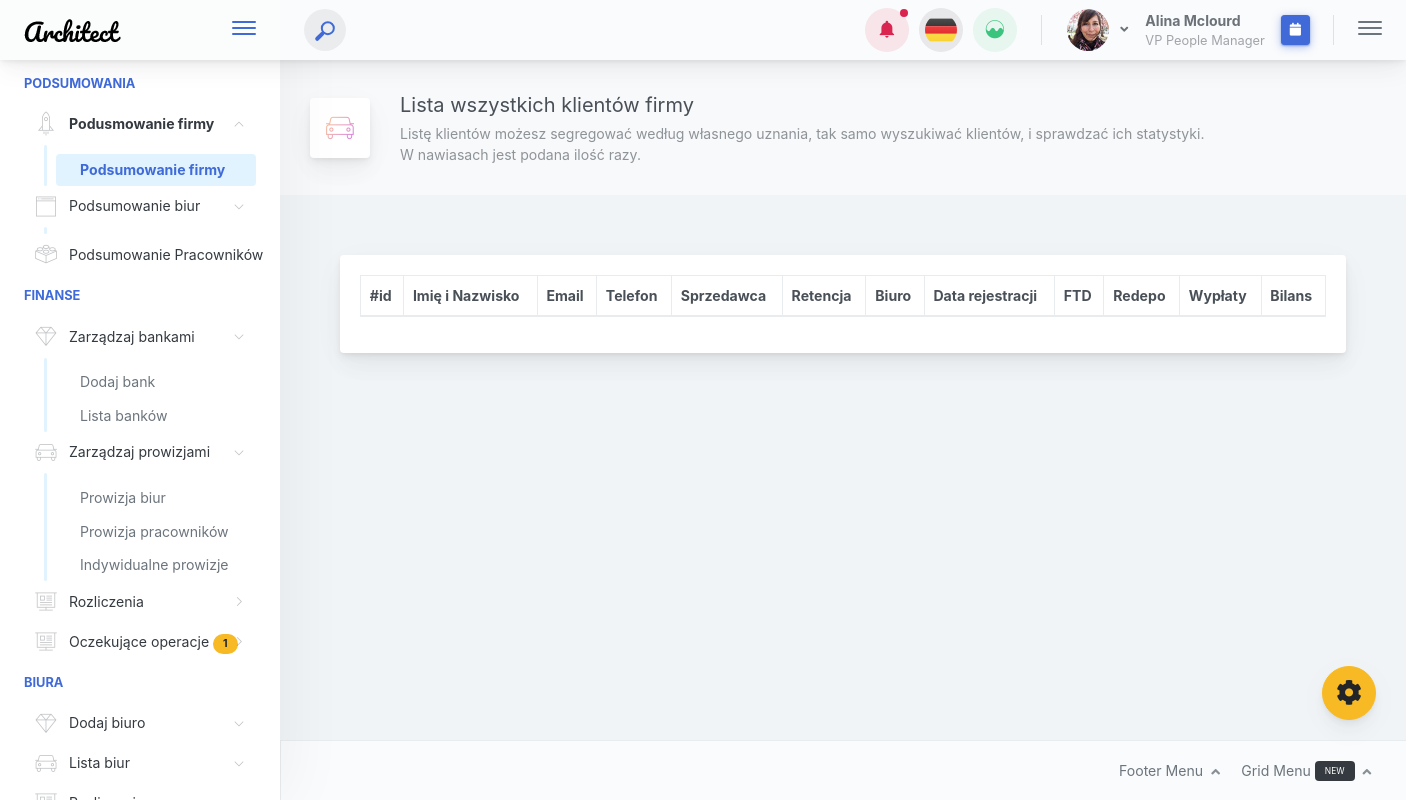
Before: /crm/ClientList with the older database file.
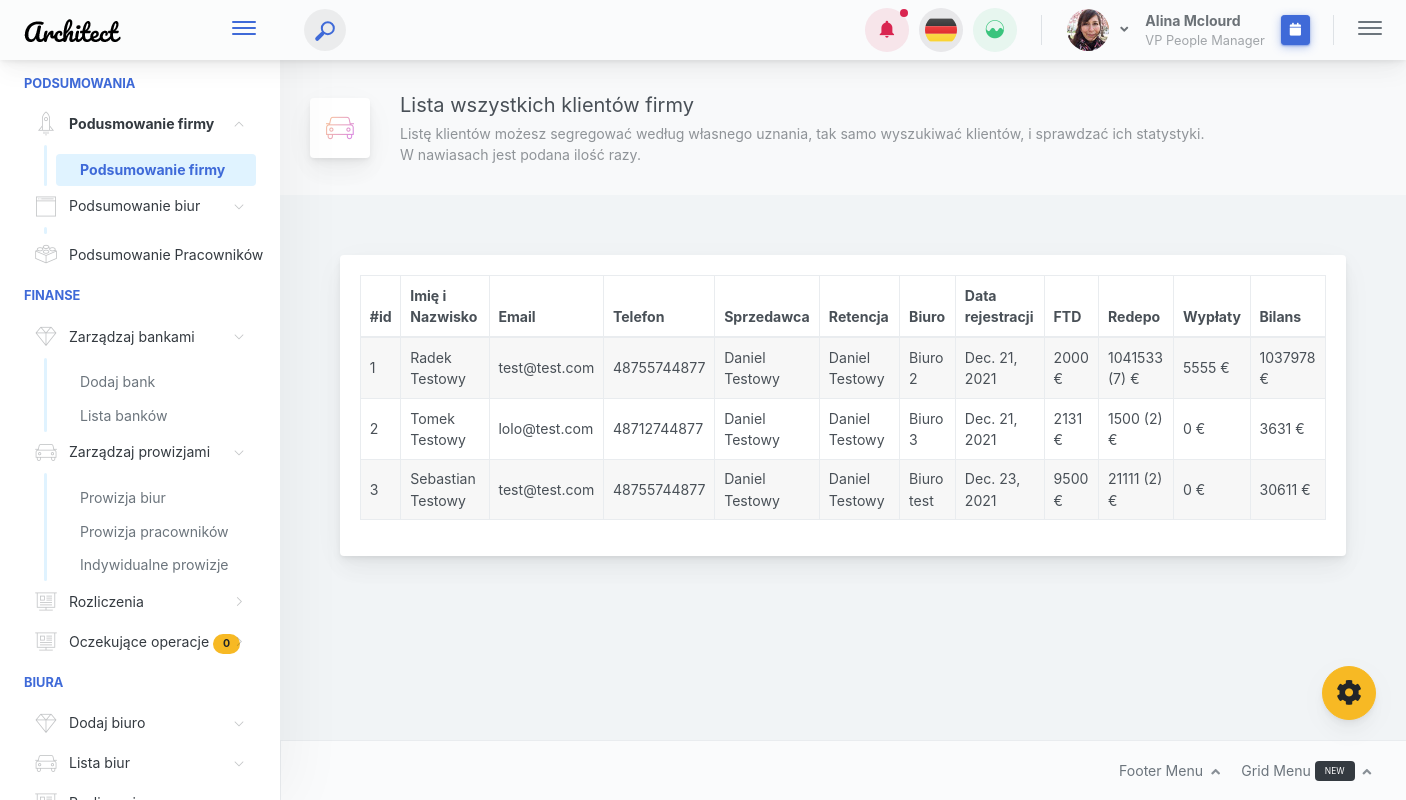
After: the same page with the newer database file.
### crm/models.py (models this page shows, shortened)
class Client(models.Model):
    class Meta:
        verbose_name = 'Client'
        verbose_name_plural = 'Client'
    name = models.CharField(max_length=64)
    lastname = models.CharField(max_length=64)
    phone = models.DecimalField(max_digits=20, decimal_places=0)
    email = models.EmailField(max_length=64, null=True)
    salesman = models.ForeignKey(Employee, on_delete=models.CASCADE, related_name='salesman')
    retention = models.ForeignKey(Employee, on_delete=models.CASCADE, related_name='retention')
    reg_time = models.DateField(blank=True, null=True)
    office = models.ForeignKey(Office, on_delete=models.CASCADE, blank=True, null=True)
    active = models.BooleanField(default=False)
    @property
    def stats_ftd(self):
        cash_ftd = Operation.objects.filter(client_id=self.id).filter(type_id=4).filter(status_id=5).aggregate(
            Sum('cash')).get('cash__sum')
        if cash_ftd is None:
            cash_ftd = 0
        return cash_ftd
    @property
    def stats_depo(self):
        cash_depo = Operation.objects.filter(client_id=self.id).filter(type_id=2).filter(status_id=5).aggregate(
            Sum('cash')).get('cash__sum')
        if cash_depo is None:
            cash_depo = 0
        return cash_depo
    @property
    def stats_wd(self):
        cash_wd = Operation.objects.filter(client_id=self.id).filter(type_id=3).filter(status_id=5).aggregate(
            Sum('cash')).get('cash__sum')
        if cash_wd is None:
            cash_wd = 0
        return cash_wd
    @property
    def stats_all(self):
        cash_ba = Operation.objects.filter(client_id=self.id).filter(status_id=5).aggregate(
            Sum('cash')).get('cash__sum')
        cash_wd = Operation.objects.filter(client_id=self.id).filter(
            type_id=3).filter(
            status_id=5).aggregate(Sum('cash')).get('cash__sum')
        if cash_ba is None: cash_ba = 0
        if cash_wd is None:
            cash_wd = 0
        cash_balance = cash_ba - (2 * cash_wd)
        return cash_balance

class Employee(models.Model):
    class Meta:
        verbose_name = 'Employee'
        verbose_name_plural = 'Employee'
    name = models.CharField(max_length=64)
    lastname = models.CharField(max_length=64)
    phone = models.IntegerField()
    email = models.EmailField(max_length=64, null=True)
    rank = models.CharField(max_length=20)
    reg_time = models.DateField(auto_now_add=True)
    office = models.ForeignKey(Office, on_delete=models.CASCADE, related_name='employe_office')
    manager = models.ForeignKey(Menager, on_delete=models.CASCADE)

class Office(models.Model):
    def __str__(self):
        return self.name
    name = models.CharField(max_length=64)
    country = models.CharField(max_length=64)

### crm/views.py (the view)
# urls.py: path('ClientList', views.client_list, name='client_list'),
def client_list(request):
    employee = Employee.objects.all()
    transaction = Operation.objects.all()
    clients_list = Client.objects.all().filter(active=True)
    return render(request, 'client_list.html', {'clients_list': clients_list,
                                                'employee': employee,
                                                'transaction': transaction})

### crm/templatetags/extra_tags.py (called while the page is built)
@register.simple_tag
def pending_aproved():
    return Operation.objects.filter(status_id=1).count()

### templates/client_list.html (shortened to what this page needs)
{%  extends 'masterpage.html' %}
{% load static %}
{% block mainblock %}
    <div class="app-page-title">
                        <div class="page-title-wrapper">
                            <div class="page-title-heading">
                                <div class="page-title-icon">
                                    <i class="pe-7s-car icon-gradient bg-mean-fruit"></i>
                                </div>
                                <div>Lista wszystkich klientów firmy
                                    <div class="page-title-subheading">Listę klientów możesz segregować według własnego uznania, tak samo wyszukiwać klientów, i sprawdzać ich statystyki.
                                        <br> W nawiasach jest podana ilość razy. <br>
                                    </div>
                                </div>
                            </div>
                        </div>
    </div>
<div class="app-main__inner">
    <div class="main-card mb-3 card">
                        <div class="card-body">
                            <table style="width: 100%;" id="example" class="table table-hover table-striped table-bordered">
                                <thead>
                                <tr>
                                    <th>#id</th>
                                    <th>Imię i Nazwisko</th>
                                    <th>Email</th>
                                    <th>Telefon</th>
                                    <th>Sprzedawca</th>
                                    <th>Retencja</th>
                                    <th>Biuro</th>
                                    <th>Data rejestracji</th>
                                    <th>FTD</th>
                                    <th>Redepo</th>
                                    <th>Wypłaty</th>
                                    <th>Bilans</th>
                                </tr>
                                </thead>
                                <tbody>
                                {%  for c in clients_list %}
                                <tr>
                                    <td>{{ c.id }}</td>
                                    <td>{{ c.name }} {{ c.lastname }}</td>
                                    <td>{{ c.email }}</td>
                                    <td>{{ c.phone }}</td>
                                    <td>{{ c.salesman.name }} {{ c.salesman.lastname }}</td>
                                    <td>{{ c.retention.name }} {{ c.retention.lastname }}</td>
                                    <td>{{ c.office }}</td>
                                    <td>{{ c.reg_time }}</td>
                                    <td>{{ c.stats_ftd }} €</td>
                                    <td>{{ c.stats_depo }} ({{ c.operations.count }}) €</td>
                                    <td>{{ c.stats_wd }} €</td>
                                    <td>{{ c.stats_all }} €</td>
                                    {% endfor %}
                                </tr>
                                </tbody>
                            </table>
                        </div>
                    </div>
                </div>
{% endblock %}

Changed rows visible on the page:
now on this page (row edited): Client: id "1", name "Radek", lastname "Testowy", email "test@test.com", phone "48755744877", salesman.name "Daniel", salesman.lastname "Testowy", retention.name "Daniel", retention.lastname "Testowy", office "Biuro 2", reg_time "Dec. 21, 2021", stats_ftd "2000", stats_depo "1041533", operations.count "7", stats_wd "5555", stats_all "1037978"
now on this page (row edited): Client: id "2", name "Tomek", lastname "Testowy", email "lolo@test.com", phone "48712744877", salesman.name "Daniel", salesman.lastname "Testowy", retention.name "Daniel", retention.lastname "Testowy", office "Biuro 3", reg_time "Dec. 21, 2021", stats_ftd "2131", stats_depo "1500", operations.count "2", stats_wd "0", stats_all "3631"
added Client: id "3", name "Sebastian", lastname "Testowy", email "test@test.com", phone "48755744877", salesman.name "Daniel", salesman.lastname "Testowy", retention.name "Daniel", retention.lastname "Testowy", office "Biuro test", reg_time "Dec. 23, 2021", stats_ftd "9500", stats_depo "21111", operations.count "2", stats_wd "0", stats_all "30611"
Other visible differences:
text no longer shown: "1"
text now shown: "0"
